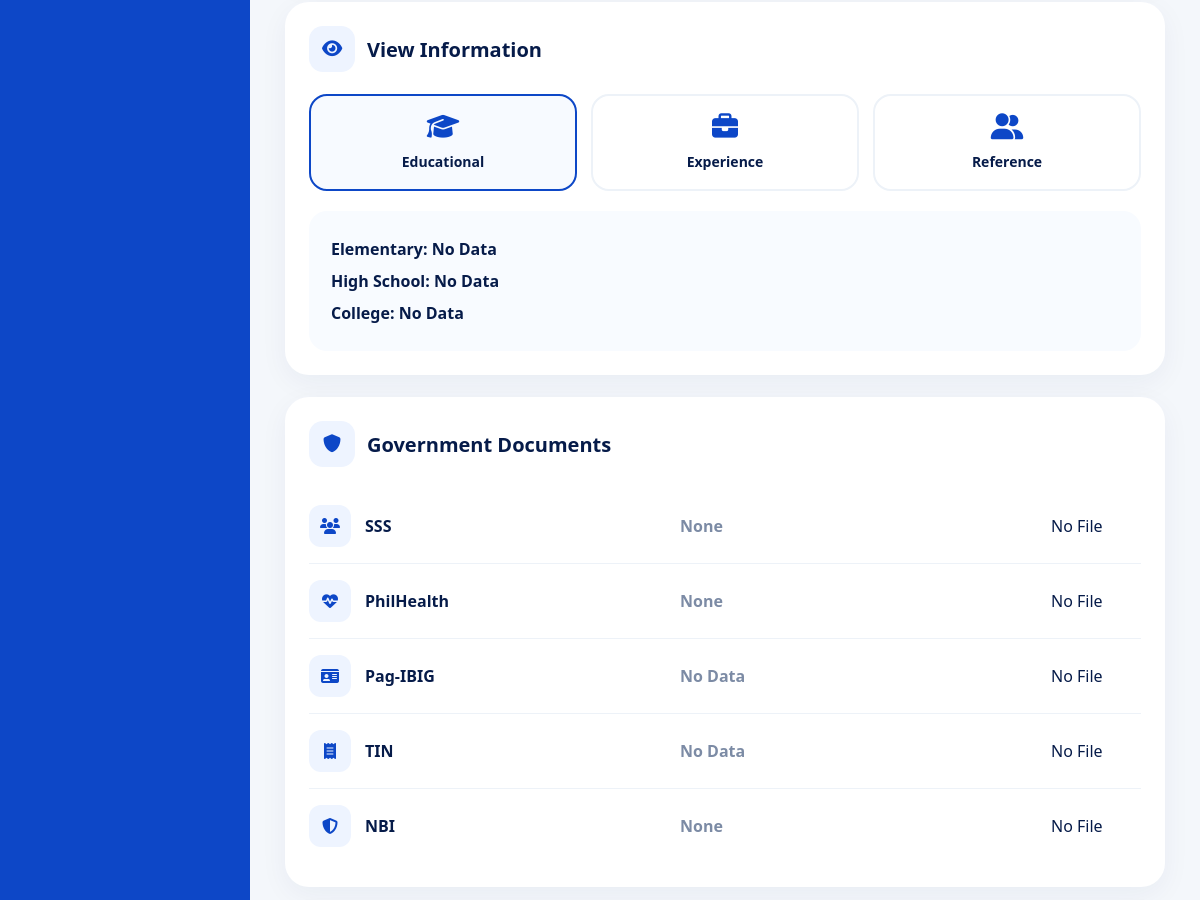
Before: /employees-page/3/ (middle part) with the older database file.
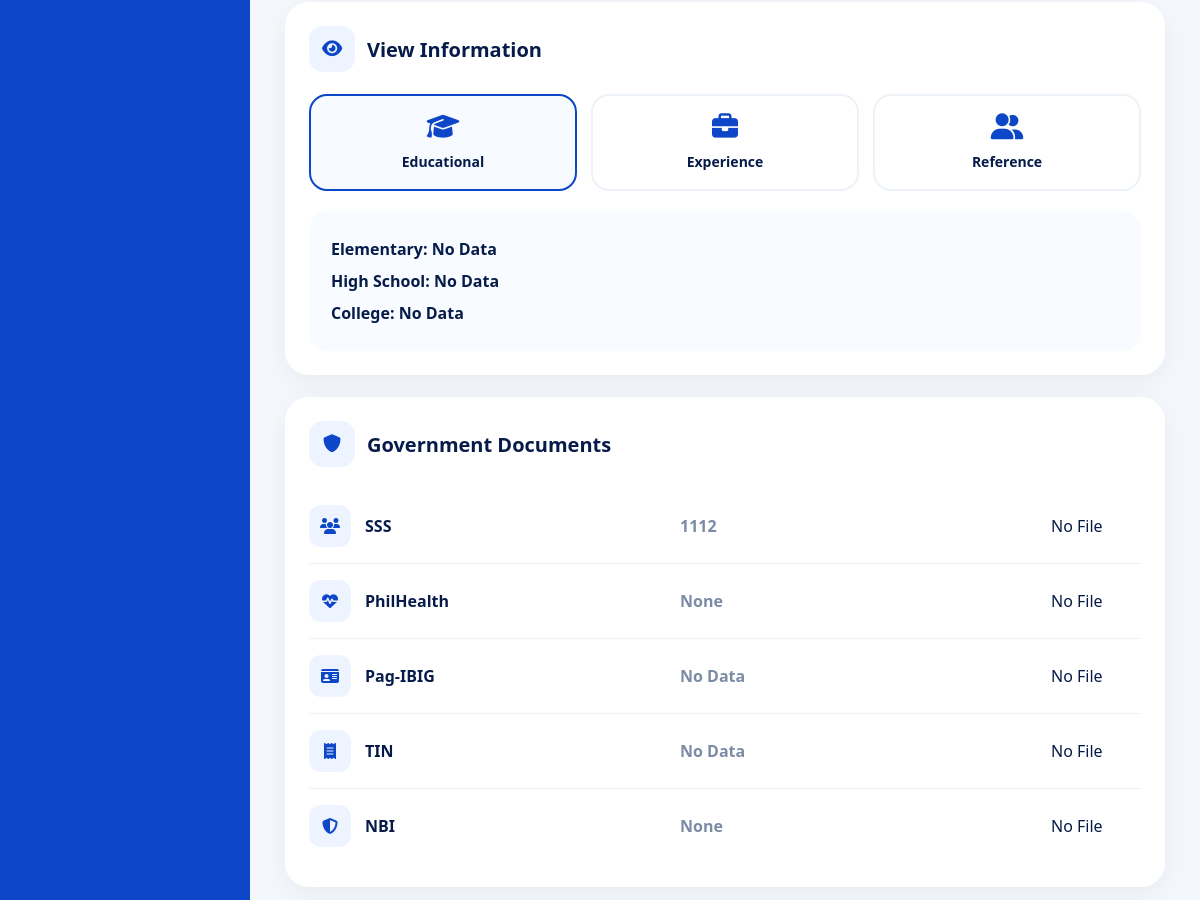
After: the same page with the newer database file.
### employees/models.py (models this page shows, shortened)
class Employee(models.Model):
    SALARY_TYPE_CHOICES = (
        ('daily', 'Daily'),
        ('hourly', 'Hourly'),
    )
    EMPLOYMENT_STATUS_CHOICES = (
        ('ACTIVE', 'Active'),
        ('RESIGNED', 'Resigned'),
        ('MIA', 'MIA'),
        ('TERMINATED', 'Terminated'),
    )
    employee_id = models.CharField(
        max_length=10,
        unique=True,
        editable=False
    )
    first_name = models.CharField(max_length=100)
    middle_initial = models.CharField(
        max_length=50,
        blank=True,
        null=True
    )
    last_name = models.CharField(max_length=100)
    date_of_birth = models.DateField(
        blank=True,
        null=True
    )
    citizenship = models.CharField(
        max_length=100,
        blank=True,
        null=True
    )
    address = models.CharField(
        max_length=255,
        blank=True,
        null=True
    )
    contact_number = models.CharField(
        max_length=50,
        blank=True,
        null=True
    )
    spouse_name = models.CharField(
        max_length=100,
        blank=True,
        null=True
    )
    spouse_contact_number = models.CharField(
        max_length=50,
        blank=True,
        null=True
    )
    elementary = models.CharField(
        max_length=255,
        blank=True,
        null=True
    )
    elementary_year = models.CharField(
        max_length=50,
        blank=True,
        null=True
    )
    high_school = models.CharField(
        max_length=255,
        blank=True,
        null=True
    )
    high_school_year = models.CharField(
        max_length=50,
        blank=True,
        null=True
    )
    college = models.CharField(
        max_length=255,
        blank=True,
        null=True
    )
    college_year = models.CharField(
        max_length=50,
        blank=True,
        null=True
    )
    company_1 = models.CharField(
        max_length=255,
        blank=True,
        null=True
    )
    company_address_1 = models.CharField(
        max_length=255,
        blank=True,
        null=True
    )
    occupation_1 = models.CharField(
        max_length=100,
        blank=True,
        null=True
    )
    years_1 = models.CharField(
        max_length=50,
        blank=True,
        null=True
    )
    company_2 = models.CharField(
        max_length=255,
        blank=True,
        null=True
    )
    company_address_2 = models.CharField(
        max_length=255,
        blank=True,
        null=True
    )
    occupation_2 = models.CharField(
        max_length=100,
        blank=True,
        null=True
    )
    years_2 = models.CharField(
        max_length=50,
        blank=True,
        null=True
    )
    company_3 = models.CharField(
        max_length=255,
        blank=True,
        null=True
    )
    company_address_3 = models.CharField(
        max_length=255,
        blank=True,
        null=True
    )
    occupation_3 = models.CharField(
        max_length=100,
        blank=True,
        null=True
    )
    years_3 = models.CharField(
        max_length=50,
        blank=True,
        null=True
    )
    reference_name_1 = models.CharField(
        max_length=100,
        blank=True,
        null=True
    )
    reference_occupation_1 = models.CharField(
        max_length=100,
        blank=True,
        null=True
    )
    reference_contact_1 = models.CharField(
        max_length=50,
        blank=True,
        null=True
    )
    reference_name_2 = models.CharField(
        max_length=100,
        blank=True,
        null=True
    )
    reference_occupation_2 = models.CharField(
        max_length=100,
        blank=True,
        null=True
    )
    reference_contact_2 = models.CharField(
        max_length=50,
        blank=True,
        null=True
    )
    reference_name_3 = models.CharField(
        max_length=100,
        blank=True,
        null=True
    )
    reference_occupation_3 = models.CharField(
        max_length=100,
        blank=True,
        null=True
    )
    reference_contact_3 = models.CharField(
        max_length=50,
        blank=True,
        null=True
    )
    sss_number = models.CharField(
        max_length=100,
        blank=True,
        null=True
    )
    sss_file = models.FileField(
        upload_to='government_documents/sss/',
        blank=True,
        null=True
    )
    philhealth_number = models.CharField(
        max_length=100,
        blank=True,
        null=True
    )
    philhealth_file = models.FileField(
        upload_to='government_documents/philhealth/',
        blank=True,
        null=True
    )
    nbi_clearance_number = models.CharField(
        max_length=100,
        blank=True,
        null=True
    )
    nbi_clearance_file = models.FileField(
        upload_to='government_documents/nbi/',
        blank=True,
        null=True
    )
    barangay_clearance_number = models.CharField(
        max_length=100,
        blank=True,
        null=True
    )
    barangay_clearance_file = models.FileField(
        upload_to='government_documents/barangay/',
        blank=True,
        null=True
    )
    tin_number = models.CharField(
        max_length=100,
        blank=True,
        null=True
    )
    tin_file = models.FileField(
        upload_to='government_documents/tin/',
        blank=True,
        null=True
    )
    drivers_license_number = models.CharField(
        max_length=100,
        blank=True,
        null=True
    )
    drivers_license_file = models.FileField(
        upload_to='government_documents/drivers_license/',
        blank=True,
        null=True
    )
    position = models.CharField(max_length=100)
    employment_status = models.CharField(
        max_length=20,
        choices=EMPLOYMENT_STATUS_CHOICES,
        default='ACTIVE'
    )
    employment_remarks = models.TextField(
        blank=True,
        null=True
    )
    salary_type = models.CharField(
        max_length=10,
        choices=SALARY_TYPE_CHOICES,
        default='daily'
    )
    rate = models.DecimalField(
        max_digits=10,
        decimal_places=2
    )
    benefits = models.DecimalField(
        max_digits=10,
        decimal_places=2,
        default=0
    )
    date_started = models.DateField(
        blank=True,
        null=True
    )
    photo = models.ImageField(
        upload_to='employee_photos/',
        blank=True,
        null=True
    )
    qr_code = models.ImageField(
        upload_to='employee_qrcodes/',
        blank=True,
        null=True
    )
    resume = models.FileField(
        upload_to='employee_resumes/',
        blank=True,
        null=True
    )

### dashboard/views.py (the view)
# urls.py: path('employees-page/<int:employee_id>/', views.view_employee_page_view, name='view_employee_page'),
def view_employee_page_view(request, employee_id):
    employee = get_object_or_404(
        Employee,
        id=employee_id
    )
    context = {
        "employee": employee,
    }
    return render(
        request,
        "dashboard/view_employee_page.html",
        context
    )

### dashboard/templates/dashboard/view_employee_page.html (shortened to what the changed rows need)
{% load static %}
<!DOCTYPE html>
<html lang="en">
<head>
<link rel="stylesheet" href="https://cdnjs.cloudflare.com/ajax/libs/font-awesome/6.5.1/css/all.min.css">
</head>
<body>
<div class="page">
<main class="content">
<div class="grid">
<section class="card view-card">
    <div class="card-title">
        <div class="card-icon">
        </div>
        <h3>View Information</h3>
    </div>
    <div class="info-tabs">
        <div class="info-tab active" onclick="showInfo('education', this)">
        </div>
        <div class="info-tab" onclick="showInfo('experience', this)">
        </div>
        <div class="info-tab" onclick="showInfo('reference', this)">
        </div>
    </div>
    <div id="education" class="info-content active">
        Elementary: {{ employee.elementary|default:"No Data" }}<br>
        High School: {{ employee.high_school|default:"No Data" }}<br>
        College: {{ employee.college|default:"No Data" }}
    </div>
</section>
<section class="card government-card">
    <div class="doc-row">
        <div class="doc-left">
            <div class="doc-icon">
            </div>
            <div class="doc-name">
            </div>
        </div>
        <div class="doc-number">
            {{ employee.sss_number|default:"No Data" }}
        </div>
        {% if employee.sss_file %}
            <a href="{{ employee.sss_file.url }}" target="_blank" class="doc-view">
                View
            </a>
        {% else %}
            <span>No File</span>
        {% endif %}
    </div>
    <div class="doc-row">
        <div class="doc-left">
            <div class="doc-icon">
            </div>
            <div class="doc-name">
            </div>
        </div>
        <div class="doc-number">
            {{ employee.philhealth_number|default:"No Data" }}
        </div>
        {% if employee.philhealth_file %}
            <a href="{{ employee.philhealth_file.url }}" target="_blank" class="doc-view">
                View
            </a>
        {% else %}
            <span>No File</span>
        {% endif %}
    </div>
    <div class="doc-row">
        <div class="doc-left">
            <div class="doc-icon">
            </div>
            <div class="doc-name">
            </div>
        </div>
        <div class="doc-number">
            {{ employee.tin_number|default:"No Data" }}
        </div>
        {% if employee.tin_file %}
            <a href="{{ employee.tin_file.url }}" target="_blank" class="doc-view">
                View
            </a>
        {% else %}
            <span>No File</span>
        {% endif %}
    </div>
    <div class="doc-row">
        <div class="doc-left">
            <div class="doc-icon">
            </div>
            <div class="doc-name">
            </div>
        </div>
        <div class="doc-number">
            {{ employee.nbi_clearance_number|default:"No Data" }}
        </div>
        {% if employee.nbi_clearance_file %}
            <a href="{{ employee.nbi_clearance_file.url }}" target="_blank" class="doc-view">
                View
            </a>
        {% else %}
            <span>No File</span>
        {% endif %}
    </div>
</section>
</div>
</main>
</div>
</body>
</html>

Changed rows visible on the page:
changed Employee "No Data": sss_number "None" → "1112"
